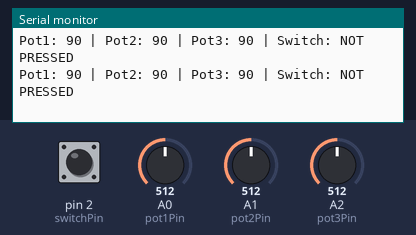
Bench run of a sketch on a simulated Arduino Uno, built with avr-gcc and run on an emulated ATmega328P. On the bench: the last lines printed to the serial monitor. The test bench sets the inputs (shaded band); at power-on: A1 (pot2Pin) = 512, A2 (pot3Pin) = 512, pin 2 (switchPin) HIGH, A0 (pot1Pin) = 512.

Above: at 4.2 s.
4.3 s: A1 (pot2Pin) set to 553
At 4.58 s:
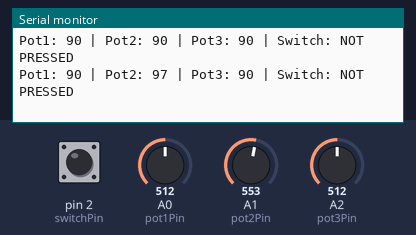
5.8 s: A1 (pot2Pin) set to 580
At 5.99 s:
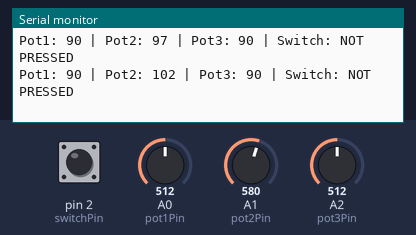
7.3 s: A2 (pot3Pin) set to 556
At 7.4 s:
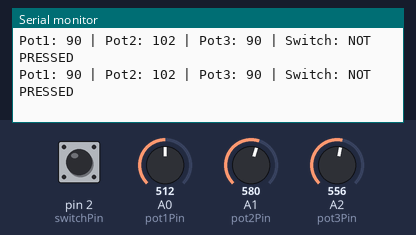
10.3 s: A2 (pot3Pin) set to 584
At 10.42 s:
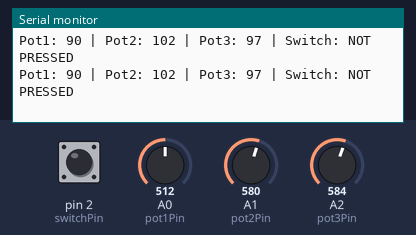
Timing chart, 0 to 13.3 s (numbered marks = the images above; inputs shaded):
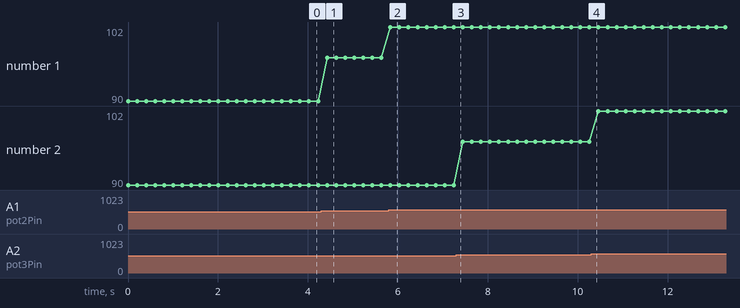

The sketch:

SWITCH_POTENTIOMETER_CONTROLLER_V1.ino
```cpp
// Pin assignments
const int pot1Pin = A0;
const int pot2Pin = A1;
const int pot3Pin = A2;
const int switchPin = 2;

// Max raw value from potentiometer
const int maxValue = 1023;

void setup() {
  Serial.begin(9600);
  pinMode(switchPin, INPUT_PULLUP); // Using internal pull-up resistor
}

void loop() {
  // Read potentiometers
  int pot1Raw = analogRead(pot1Pin);
  int pot2Raw = analogRead(pot2Pin);
  int pot3Raw = analogRead(pot3Pin);

  // Map to 0–100
  int pot1 = map(pot1Raw, 0, maxValue, 0, 180);
  int pot2 = map(pot2Raw, 0, maxValue, 0, 180);
  int pot3 = map(pot3Raw, 0, maxValue, 0, 180);

  // Read switch state
  bool switchPressed = digitalRead(switchPin) == LOW;

  // Print all values
  Serial.print("Pot1: ");
  Serial.print(pot1);
  Serial.print(" | Pot2: ");
  Serial.print(pot2);
  Serial.print(" | Pot3: ");
  Serial.print(pot3);
  Serial.print(" | Switch: ");
  Serial.println(switchPressed ? "PRESSED" : "NOT PRESSED");

  delay(200); // Delay for stability
}
```

Measured:
- after the input at 4.3 s, the serial monitor: prints a new line after 0.13 s (image 1)
- after the input at 5.8 s, the serial monitor: prints a new line at once (image 2)
- plotted number 1: 90 → 97 after the input at 4.3 s, 97 → 102 after the input at 5.8 s
